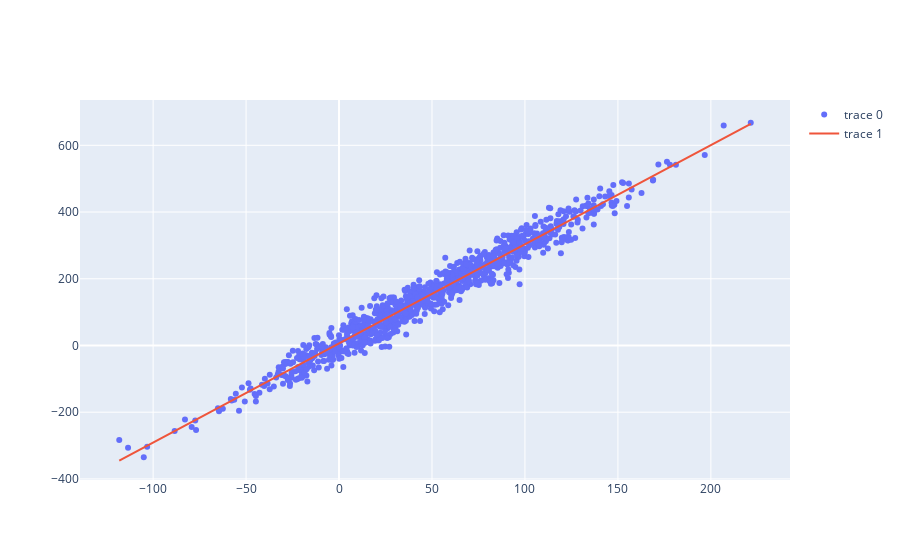

Write notebook code for a chart like this one.
### Markdown cell above
We have an input vector $X^T=(X_1,X_2,\ldots,X_p)$, and want to predict a real-valued output $Y$. The linear regression model has the form

$$f(X)=\beta_0+\sum_{j=1}^pX_j\beta_j\tag{3.1}$$

The linear model either assumes that the regression function $E(Y|X)$ is linear, or that the linear model is a reasonable approximation. Here the $\beta_j$'s are unknown parameters or coefficients, and the variables $X_j4 can come from different sources:

 - quantitative inputs;
 - transformations of quantitative inputs, such as log, square-root, or square;
 - basis expansion, such as $X_2=X_1^2,X_3=X_1^3$, leading to a polynomial representation;
 - numeric or "dummy" coding of the levels of qualitative inputs. 
 - interactions between variables, for example, $X_3=X_1\cdot X_2$.

No matter the source of the $X_j$, the model is linear in the parameters.

Typically we have a set of training data $(x_1,y_1)\ldots(x_N,y_N)$ from which to estimate the parameters $\beta$. Each $x_i=(x_{i1},x_{i2},\ldots,x_{ip})^T$ is a vector of feature emasruements for the $i$-th case. The moset popular estimation method is *least squares*, in which we pick coefficients $\beta=(\beta_0,\beta_1,\ldots,\beta_p)^T$ to minimize the residual sum of squares

$$\begin{align*}
\text{RSS}(\beta)&=&\sum_{i=1}^N(y_i-f(x_i))^2\\
&=&\sum_{i=1}^N\left(y_i-\beta_0-\sum_{j=1}^px_{ij}\beta_j\right)^2\tag{3.2}
\end{align*}$$

From a statistical point of view, this criterion is reasonable if the training observations $(x_i,y_i)$ represent individual random draws from their population. Even if the $x_i$'s were not drawn randomly, the criterion is still valid if the $y_i$'s are conditionally independent given the inputs $x_i$. Note that (3.2) makes no assumpitons about the validitiy of (3.1); it simply finds the best linear fit to the data. Least squares fitting is intuitively satisfying no matter how the data arise; the criterion measures the average lack of fit.

Denote by $\mathbf{X}$ the $N\times(p+1)$ matrix with each row an input vector (with a $1$ in the first position), and similarly let $\mathbf{y}$ bet he $N$-vector of outputs in the training set. Then we can write the residual sum-of-squares as

$$\text{RSS}(\beta)=(\mathbf{y}-\mathbf{X}\beta)^T(\mathbf{y}-\mathbf{X}\beta)\tag{3.3}$$

This is a quadratic function in the $p+1$ parameters. Differentiating with respect to $\beta$ we obtain

$$
\begin{align*}
\frac{\partial\text{RSS}}{\partial\beta}&=-2\mathbf{X}^T(\mathbf{y}-\mathbf{X}\beta)\\
\frac{\partial^2\text{RSS}}{\partial\beta\partial\beta^T}&=2\mathbf{X}^T\mathbf{X}
\end{align*}\tag{3.4}$$

Assuming (for the moment) that $\mathbf{X}$ has full column rank, and hence $X^TX$ is positive definite, we set the first derivative to zero

$$\mathbf{X}^T(\mathbf{y}-\mathbf{X}\beta)=0\tag{3.5}$$

to obtain the unique solution

$$\hat{\beta}=(\mathbf{X}^T\mathbf{X})^{-1}\mathbf{X}^T\mathbf{y}\tag{3.6}$$

The predicted values at an input vector $x_0$ are given by $\hat{f}(x_0)=(1:x_0)^T\hat{\beta}; the fitted values at the training inputs are 

$$\hat{\mathbf{y}}=\mathbf{X}\hat{\beta}=\mathbf{X}(\mathbf{X}^T\mathbf{X})^{-1}\mathbf{X}^T\mathbf{y}\tag{3.7}$$

where $\hat{y}_i=\hat{f}(x_i)$. The matrix $\mathbf{H}=\mathbf{X}(\mathbf{X}^T\mathbf{X})^{-1}\mathbf{X}^T$ appearing in equation (3.7) is sometimes called the "hat" matrix because it puts the hat on $\mathbf{y}$.

### Code cell
N = 1000
p = 1
beta_0 = 4
beta_1 = 3

X = np.random.normal(loc=50, scale=50, size=(N, p))
y = 3 * X + beta_0 + np.random.normal(loc=0, scale=30, size=(N, 1))
X = np.hstack((np.ones((N, 1)), X)) # Add intercept

beta_hat = np.linalg.inv(X.T @ X) @ X.T @ y

x = np.linspace(X[:, 1].min(), X[:, 1].max(), 100).reshape((100, 1))
x = np.hstack((np.ones((100, 1)), x))
pred = x @ beta_hat


fig = go.Figure()

fig.add_trace(
    go.Scatter(
        x=X[:, 1],
        y=y[:, 0],
        mode='markers'
    )
)

fig.add_trace(
    go.Scatter(
        x=x[:, 1],
        y=pred[:, 0],
        mode='lines'
    )
)

### Figure 1 — Plotly figure (JSON) as saved in the notebook; plotly's stock layout.template omitted (floating-point values rounded to 4 significant figures; data arrays with more than 128 entries replaced by an {"elided": "..."} marker saying what was removed)
{"data": [{"mode": "markers", "type": "scatter", "x": {"elided": "1000 float values"}, "y": {"elided": "1000 float values"}}, {"mode": "lines", "type": "scatter", "x": [-118.2, -114.8, -111.4, -107.9, -104.5, -101.1, -97.63, -94.2, -90.77, -87.34, -83.91, -80.47, -77.04, -73.61, -70.18, -66.75, -63.32, -59.89, -56.46, -53.03, -49.6, -46.16, -42.73, -39.3, -35.87, -32.44, -29.01, -25.58, -22.15, -18.72, -15.29, -11.85, -8.423, -4.992, -1.561, 1.87, 5.301, 8.732, 12.16, 15.59, 19.02, 22.46, 25.89, 29.32, 32.75, 36.18, 39.61, 43.04, 46.47, 49.9, 53.33, 56.77, 60.2, 63.63, 67.06, 70.49, 73.92, 77.35, 80.78, 84.21, 87.64, 91.08, 94.51, 97.94, 101.4, 104.8, 108.2, 111.7, 115.1, 118.5, 122.0, 125.4, 128.8, 132.2, 135.7, 139.1, 142.5, 146.0, 149.4, 152.8, 156.3, 159.7, 163.1, 166.6, 170.0, 173.4, 176.9, 180.3, 183.7, 187.1, 190.6, 194.0, 197.4, 200.9, 204.3, 207.7, 211.2, 214.6, 218.0, 221.5], "y": [-345.1, -334.9, -324.7, -314.5, -304.3, -294.1, -283.9, -273.7, -263.5, -253.3, -243.1, -232.9, -222.8, -212.6, -202.4, -192.2, -182.0, -171.8, -161.6, -151.4, -141.2, -131.0, -120.8, -110.6, -100.4, -90.23, -80.03, -69.84, -59.65, -49.45, -39.26, -29.06, -18.87, -8.676, 1.519, 11.71, 21.91, 32.1, 42.3, 52.49, 62.68, 72.88, 83.07, 93.27, 103.5, 113.7, 123.8, 134.0, 144.2, 154.4, 164.6, 174.8, 185.0, 195.2, 205.4, 215.6, 225.8, 236.0, 246.2, 256.4, 266.6, 276.8, 287.0, 297.2, 307.3, 317.5, 327.7, 337.9, 348.1, 358.3, 368.5, 378.7, 388.9, 399.1, 409.3, 419.5, 429.7, 439.9, 450.1, 460.3, 470.5, 480.6, 490.8, 501.0, 511.2, 521.4, 531.6, 541.8, 552.0, 562.2, 572.4, 582.6, 592.8, 603.0, 613.2, 623.4, 633.6, 643.8, 653.9, 664.1]}], "layout": {}}
